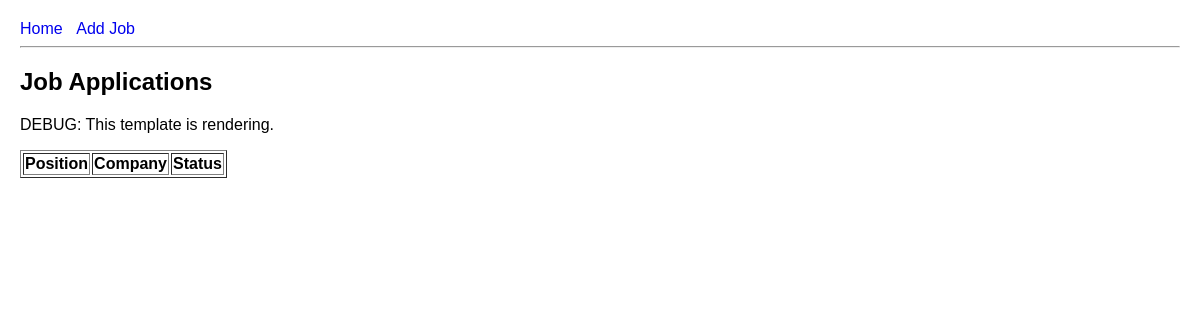
Before: /applications/ with the older database file.
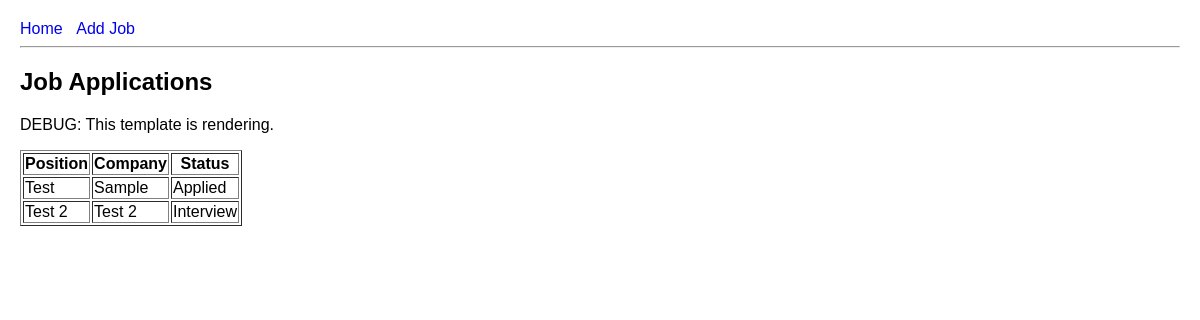
After: the same page with the newer database file.
### applications/models.py (models this page shows)
class JobApplication(models.Model):
    status_choices = (
        ("Applied", "Applied"),
        ("Interview", "Interview"),
        ("Offer", "Offer"),
        ("Rejected", "Rejected"),
    )
    company = models.CharField(max_length=255)
    position = models.CharField(max_length=255)
    status = models.CharField(
        max_length=50,
        choices=status_choices,
        default="Applied"
    )
    notes = models.TextField(blank=True)
    def __str__(self):
        return f"{self.position} at {self.company} ({self.status})"

### applications/views.py (the view)
# urls.py: path('', job_list, name="job_list"),
def job_list(request):
    jobs = JobApplication.objects.all()
    print("DEBUG: Retrieved jobs:", jobs)
    return render(request, "applications/job_list.html", {"jobs": jobs})

### applications/templates/applications/job_list.html (shortened to what this page needs)
{% extends "applications/base.html" %}
{% block content %}
    <h2>Job Applications</h2>
    <p>DEBUG: This template is rendering.</p>
    <table border="1">
        <tr>
            <th>Position</th>
            <th>Company</th>
            <th>Status</th>
        </tr>
        {% for job in jobs %}
        <tr>
            <td> {{ job.position }}</td>
            <td> {{ job.company }}</td>
            <td> {{ job.status }}</td>
        </tr>
        {% endfor %}
    </table>
{% endblock %}

Changed rows visible on the page:
added JobApplication: position "Test", company "Sample", status "Applied"
added JobApplication: position "Test 2", company "Test 2", status "Interview"
